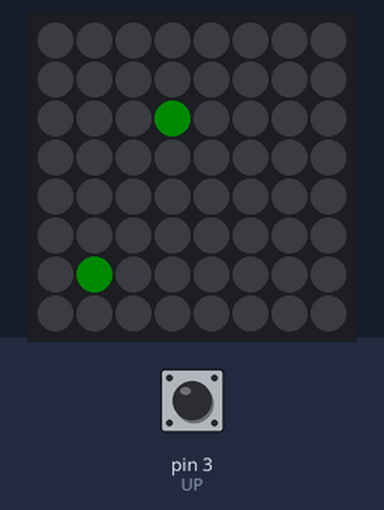
Recording of a sketch running on a simulated Arduino Uno, built with avr-gcc and run on an emulated ATmega328P. Parts: 8×8 RGB LED matrix (first LED top left, wired row by row). The test bench sets the inputs (shaded band); at power-on: pin 3 (UP) HIGH. Dim RGB values are drawn brighter than linear.

Above: at 0.1 s.
At 12.3 s:
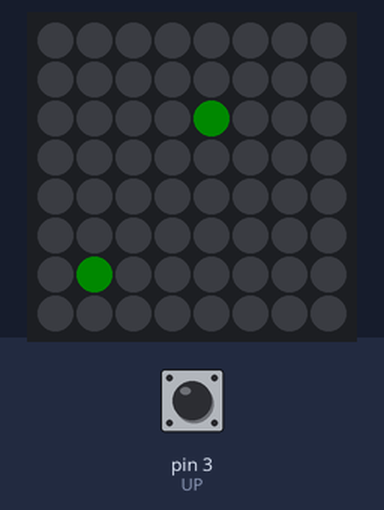
12.4 s: pin 3 (UP) pulled LOW for 0.15 s
At 13.9 s:
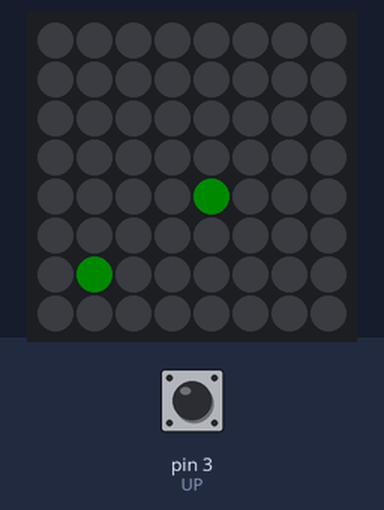
Timing chart, 0 to 15.4 s (numbered marks = the images above; inputs shaded):
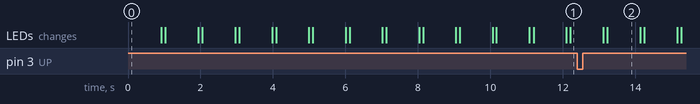

The sketch:

SnakeGame_Draft.ino
```cpp
/*
 * This is SnakeGame_Draft
 *
 */

#include <Adafruit_GFX.h>
#include <Adafruit_NeoMatrix.h>
#include <Adafruit_NeoPixel.h>

#define PIN 12
#define UP 3
#define DOWN 4
#define LEFT 5
#define RIGHT 6

Adafruit_NeoMatrix matrix = Adafruit_NeoMatrix(8, 8, PIN,
  NEO_MATRIX_TOP     + NEO_MATRIX_RIGHT +
  NEO_MATRIX_COLUMNS + NEO_MATRIX_PROGRESSIVE,
  NEO_GRB            + NEO_KHZ800);

#define green matrix.Color(0, 255, 0)
#define red matrix.Color(255, 0, 0)
#define purple matrix.Color(255, 0, 255)

int direc = 2;

int snakeArray[8][8] {
  {0,0,0,0,0,0,0,0},
  {0,1,0,0,0,0,0,0},
  {0,0,0,0,0,0,0,0},
  {0,0,0,0,0,0,0,0},
  {0,0,0,0,0,0,0,0},
  {0,0,0,0,0,0,0,0},
  {0,0,0,0,0,0,0,0},
  {0,0,0,0,0,0,0,0}
};

int snakeHead[2] {2,2};
int snakeLength = 1;

void setup() {
  pinMode(UP, INPUT_PULLUP);
  attachInterrupt(digitalPinToInterrupt(UP), goUp, LOW);
  pinMode(DOWN, INPUT_PULLUP);
  attachInterrupt(digitalPinToInterrupt(DOWN), goDown, LOW);
  pinMode(LEFT, INPUT_PULLUP);
  attachInterrupt(digitalPinToInterrupt(LEFT), goLeft, LOW);
  pinMode(RIGHT, INPUT_PULLUP);
  attachInterrupt(digitalPinToInterrupt(RIGHT), goRight, LOW);
  matrix.begin();
  matrix.setBrightness(10);
}

void loop() {
  moveSnakeHead(direc);
  drawSnake();
  delay(900);
  matrix.fillScreen(0);
  matrix.show();
  delay(100);
}

/* moveSnakeHead()
 * takes direc as an input and changes snakeHead[] to the updated coordinates and
 * moves the dot on snakeArray[][]
 */
void moveSnakeHead(int direc) {
  //up
  if (direc == 0) {
    snakeArray[snakeHead[0]][snakeHead[1]] = 0;
    snakeHead[1]+=1;
    snakeArray[snakeHead[0]][snakeHead[1]] = 1;
  }
  //down
  if (direc == 1) {
    snakeArray[snakeHead[0]][snakeHead[1]] = 0;
    snakeHead[1]-=1;
    snakeArray[snakeHead[0]][snakeHead[1]] = 1;
  }
  //right
  if (direc == 2) {
    snakeArray[snakeHead[0]][snakeHead[1]] = 0;
    snakeHead[0]+=1;
    snakeArray[snakeHead[0]][snakeHead[1]] = 1;
  }
  //left
  if (direc == 3) {
    snakeArray[snakeHead[0]][snakeHead[1]] = 0;
    snakeHead[0]-=1;
    snakeArray[snakeHead[0]][snakeHead[1]] = 1;
  }
}

/* drawSnake()
 * Takes snakeArray[][] and outputs it onto the board.
 */
void drawSnake() {
  matrix.fillScreen(0);
  for(int x = 0; x <= 7; x++){
    for(int y=0; y<=7; y++) {
      if (snakeArray[x][y]==1){
        if (y==1 || y==3 || y==5 || y==7){
          matrix.drawPixel(x,7-y,green);
          matrix.show();
        }
        else {
          matrix.drawPixel(x,y,green);
          matrix.show();
        }
      }
    }
  }
}

/* go__()
 * Changes direc to the direction the interrupt affects
 */
void goUp() {
  direc = 0;
}
void goDown() {
  direc = 1;
}
void goRight() {
  direc = 2;
}
void goLeft() {
  direc = 3;
}
```

Measured:
- what the display in image 2 shows lasts 0.9 s, from 13.2 s to 14.1 s
